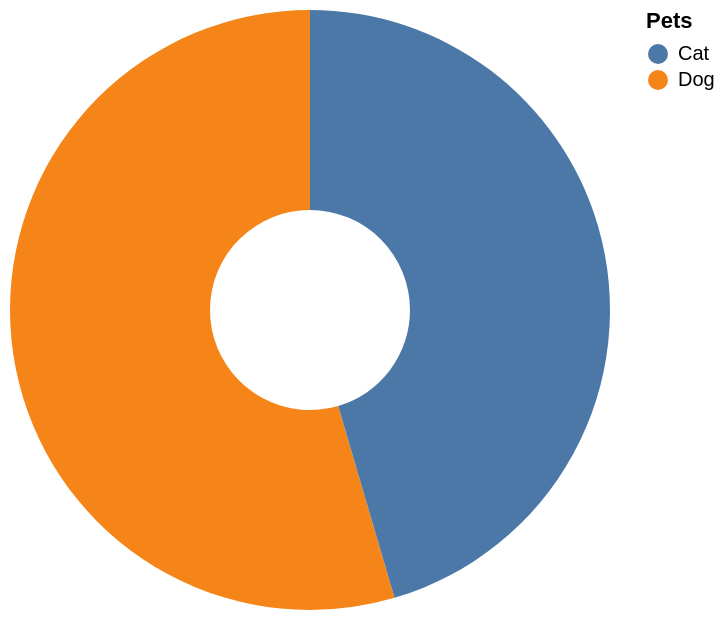

The specification (Vega-Lite) saved for this image:
### Vega-Lite specification from a JSON file in a GitHub repository (floating-point values rounded to 4 significant figures)
{"$schema": "https://vega.github.io/schema/vega-lite/v5.json", "description": "A simple pie chart with labels.", "data": {"values": [{"Pets": "Dog", "value": 18000}, {"Pets": "Cat", "value": 15000}]}, "mark": {"type": "arc", "innerRadius": 50}, "encoding": {"theta": {"field": "value", "type": "quantitative", "stack": true}, "color": {"field": "Pets", "type": "nominal"}}, "layer": [{"mark": {"type": "arc", "innerRadius": 50}}, {"mark": {"type": "text", "radius": 120}, "encoding": {"text": {"field": "value", "type": "quantitative"}}}]}
